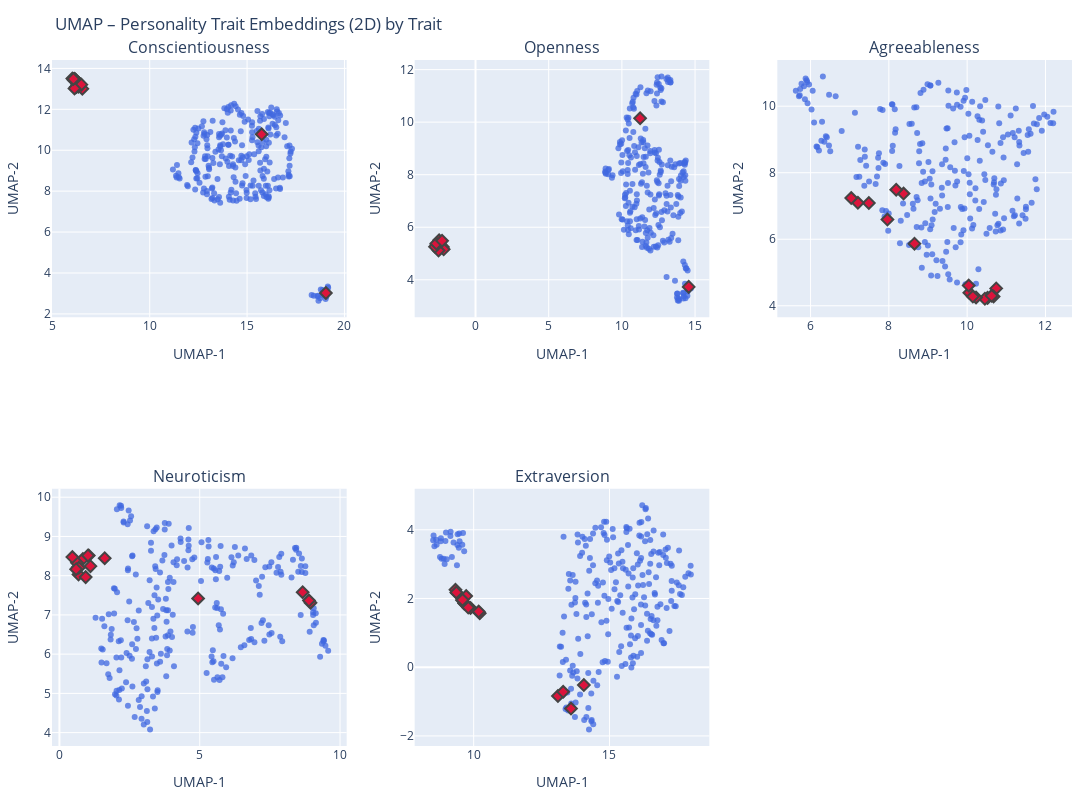

The code cell stored with this chart in its notebook:
### Code cell
# UMAP 2D for each personality trait embedding across users
# Assumes:
# - `population.get_users_with_embeddings()` returns iterable of user objects
# - Each user may have trait embeddings like `conscientiousness_embedding` (1D vector)
# - Optional boolean flag `user.special` to highlight certain users

from umap import UMAP
from sklearn.preprocessing import StandardScaler
import numpy as np
import plotly.graph_objects as go
from plotly.subplots import make_subplots

traits = [
    "conscientiousness",
    "openness",
    "agreeableness",
    "neuroticism",
    "extraversion",
]

def collect_trait_data(trait: str):
    attr = f"{trait}_embedding"
    rows = [
        (u.name, bool(getattr(u, "special", False)), getattr(u, attr))
        for u in population.get_users_with_embeddings()
        if getattr(u, attr, None) is not None
    ]
    if not rows:
        return [], [], None
    names, specials, embs = zip(*rows)
    X = np.vstack(embs)
    return list(names), np.array(specials, dtype=bool), X

def umap_2d(X: np.ndarray, metric: str = "manhattan", n_neighbors: int = 10, min_dist: float = 0.15):
    Xs = StandardScaler().fit_transform(X)
    reducer = UMAP(
        n_components=2,
        n_neighbors=n_neighbors,
        min_dist=min_dist,
        metric=metric,
        random_state=42,
    )
    return reducer.fit_transform(Xs)

# Build a subplot grid for all traits (2 rows x 3 cols)
rows, cols = 2, 3
fig = make_subplots(
    rows=rows, cols=cols,
    subplot_titles=[t.title() for t in traits] + ([""] * (rows*cols - len(traits)))
)

for idx, trait in enumerate(traits):
    r = idx // cols + 1
    c = idx % cols + 1

    names, specials, X = collect_trait_data(trait)
    if len(names) < 3:
        fig.add_annotation(
            text=f"Need ≥3 users for {trait.title()}, got {len(names)}",
            row=r, col=c, showarrow=False
        )
        continue

    X2 = umap_2d(X, metric="manhattan", n_neighbors=10, min_dist=0.15)

    reg_idx = np.where(~specials)[0]
    spc_idx = np.where(specials)[0]

    if len(reg_idx):
        fig.add_trace(
            go.Scatter(
                x=X2[reg_idx, 0], y=X2[reg_idx, 1],
                mode="markers",
                marker=dict(size=6, opacity=0.75, color="royalblue"),
                name=f"{trait}-users",
                hovertext=[names[i] for i in reg_idx],
                hovertemplate="<b>%{hovertext}</b><extra></extra>"
            ),
            row=r, col=c
        )

    if len(spc_idx):
        fig.add_trace(
            go.Scatter(
                x=X2[spc_idx, 0], y=X2[spc_idx, 1],
                mode="markers",
                marker=dict(size=9, symbol="diamond", color="crimson", line=dict(width=2)),
                name=f"{trait}-special",
                hovertext=[names[i] for i in spc_idx],
                hovertemplate="<b>%{hovertext}</b><extra></extra>"
            ),
            row=r, col=c
        )

    fig.update_xaxes(title_text="UMAP-1", row=r, col=c)
    fig.update_yaxes(title_text="UMAP-2", row=r, col=c)

fig.update_layout(
    title="UMAP – Personality Trait Embeddings (2D) by Trait",
    width=1200, height=800,
    showlegend=False,
    hovermode="closest",
    margin=dict(l=40, r=20, t=60, b=40)
)

fig.show()

### Figure 1 — Plotly figure (JSON) as saved in the notebook; plotly's stock layout.template omitted (floating-point values rounded to 4 significant figures; data arrays with more than 128 entries replaced by an {"elided": "..."} marker saying what was removed)
{"data": [{"hovertemplate": "<b>%{hovertext}</b><extra></extra>", "hovertext": {"elided": "239 str values"}, "marker": {"color": "royalblue", "opacity": 0.75, "size": 6}, "mode": "markers", "name": "conscientiousness-users", "type": "scatter", "x": {"elided": "239 float values"}, "xaxis": "x", "y": {"elided": "239 float values"}, "yaxis": "y"}, {"hovertemplate": "<b>%{hovertext}</b><extra></extra>", "hovertext": ["Yahya Rahhawi", "Nikola Tesla", "Ada Lovelace", "Alan Turing", "Aristotle", "Nelson Mandela", "Mahatma Gandhi", "Cleopatra", "Steve Jobs", "Elon Musk", "Sherlock Holmes", "Tony Stark", "Walter White", "Leonardo da Vinci", "Greta Thunberg", "Sofiia "], "marker": {"color": "crimson", "line": {"width": 2}, "size": 9, "symbol": "diamond"}, "mode": "markers", "name": "conscientiousness-special", "type": "scatter", "x": [15.75, 6.235, 6.205, 6.287, 6.336, 6.103, 6.028, 6.54, 6.2, 6.147, 6.35, 6.35, 6.491, 6.138, 6.083, 19.05], "xaxis": "x", "y": [10.78, 13.09, 13.1, 13.22, 13.1, 13.42, 13.51, 13.0, 13.44, 13.49, 13.3, 13.18, 13.21, 13.02, 13.49, 3.022], "yaxis": "y"}, {"hovertemplate": "<b>%{hovertext}</b><extra></extra>", "hovertext": {"elided": "239 str values"}, "marker": {"color": "royalblue", "opacity": 0.75, "size": 6}, "mode": "markers", "name": "openness-users", "type": "scatter", "x": {"elided": "239 float values"}, "xaxis": "x2", "y": {"elided": "239 float values"}, "yaxis": "y2"}, {"hovertemplate": "<b>%{hovertext}</b><extra></extra>", "hovertext": ["Yahya Rahhawi", "Nikola Tesla", "Ada Lovelace", "Alan Turing", "Aristotle", "Nelson Mandela", "Mahatma Gandhi", "Cleopatra", "Steve Jobs", "Elon Musk", "Sherlock Holmes", "Tony Stark", "Walter White", "Leonardo da Vinci", "Greta Thunberg", "Sofiia "], "marker": {"color": "crimson", "line": {"width": 2}, "size": 9, "symbol": "diamond"}, "mode": "markers", "name": "openness-special", "type": "scatter", "x": [14.57, -2.518, -2.415, -2.617, -2.463, -2.288, -2.435, -2.232, -2.175, -2.488, -2.527, -2.655, -2.767, -2.675, -2.286, 11.25], "xaxis": "x2", "y": [3.73, 5.285, 5.345, 5.255, 5.237, 5.254, 5.422, 5.249, 5.158, 5.502, 5.114, 5.339, 5.258, 5.379, 5.488, 10.14], "yaxis": "y2"}, {"hovertemplate": "<b>%{hovertext}</b><extra></extra>", "hovertext": {"elided": "239 str values"}, "marker": {"color": "royalblue", "opacity": 0.75, "size": 6}, "mode": "markers", "name": "agreeableness-users", "type": "scatter", "x": {"elided": "239 float values"}, "xaxis": "x3", "y": {"elided": "239 float values"}, "yaxis": "y3"}, {"hovertemplate": "<b>%{hovertext}</b><extra></extra>", "hovertext": ["Yahya Rahhawi", "Nikola Tesla", "Ada Lovelace", "Alan Turing", "Aristotle", "Nelson Mandela", "Mahatma Gandhi", "Cleopatra", "Steve Jobs", "Elon Musk", "Sherlock Holmes", "Tony Stark", "Walter White", "Leonardo da Vinci", "Greta Thunberg", "Sofiia "], "marker": {"color": "crimson", "line": {"width": 2}, "size": 9, "symbol": "diamond"}, "mode": "markers", "name": "agreeableness-special", "type": "scatter", "x": [8.655, 10.52, 8.376, 10.74, 7.489, 7.209, 7.04, 10.45, 10.06, 10.23, 10.67, 10.63, 10.15, 8.188, 7.964, 10.04], "xaxis": "x3", "y": [5.867, 4.237, 7.375, 4.522, 7.089, 7.095, 7.239, 4.211, 4.39, 4.25, 4.277, 4.298, 4.277, 7.49, 6.593, 4.609], "yaxis": "y3"}, {"hovertemplate": "<b>%{hovertext}</b><extra></extra>", "hovertext": {"elided": "239 str values"}, "marker": {"color": "royalblue", "opacity": 0.75, "size": 6}, "mode": "markers", "name": "neuroticism-users", "type": "scatter", "x": {"elided": "239 float values"}, "xaxis": "x4", "y": {"elided": "239 float values"}, "yaxis": "y4"}, {"hovertemplate": "<b>%{hovertext}</b><extra></extra>", "hovertext": ["Yahya Rahhawi", "Nikola Tesla", "Ada Lovelace", "Alan Turing", "Aristotle", "Nelson Mandela", "Mahatma Gandhi", "Cleopatra", "Steve Jobs", "Elon Musk", "Sherlock Holmes", "Tony Stark", "Walter White", "Leonardo da Vinci", "Greta Thunberg", "Sofiia "], "marker": {"color": "crimson", "line": {"width": 2}, "size": 9, "symbol": "diamond"}, "mode": "markers", "name": "neuroticism-special", "type": "scatter", "x": [4.942, 0.8363, 1.045, 1.106, 1.614, 8.947, 8.893, 0.6801, 0.6542, 0.6253, 0.9351, 0.6924, 0.5949, 1.018, 0.4609, 8.668], "xaxis": "x4", "y": [7.419, 8.424, 8.513, 8.243, 8.446, 7.312, 7.367, 8.03, 8.215, 8.331, 7.964, 8.201, 8.165, 8.515, 8.474, 7.58], "yaxis": "y4"}, {"hovertemplate": "<b>%{hovertext}</b><extra></extra>", "hovertext": {"elided": "239 str values"}, "marker": {"color": "royalblue", "opacity": 0.75, "size": 6}, "mode": "markers", "name": "extraversion-users", "type": "scatter", "x": {"elided": "239 float values"}, "xaxis": "x5", "y": {"elided": "239 float values"}, "yaxis": "y5"}, {"hovertemplate": "<b>%{hovertext}</b><extra></extra>", "hovertext": ["Yahya Rahhawi", "Nikola Tesla", "Ada Lovelace", "Alan Turing", "Aristotle", "Nelson Mandela", "Mahatma Gandhi", "Cleopatra", "Steve Jobs", "Elon Musk", "Sherlock Holmes", "Tony Stark", "Walter White", "Leonardo da Vinci", "Greta Thunberg", "Sofiia "], "marker": {"color": "crimson", "line": {"width": 2}, "size": 9, "symbol": "diamond"}, "mode": "markers", "name": "extraversion-special", "type": "scatter", "x": [14.06, 13.1, 10.22, 13.29, 9.572, 9.39, 9.724, 9.33, 9.656, 9.65, 9.884, 9.361, 9.799, 10.18, 9.589, 13.58], "xaxis": "x5", "y": [-0.5214, -0.839, 1.57, -0.7157, 1.948, 2.152, 2.069, 2.251, 1.862, 1.857, 1.723, 2.175, 1.737, 1.619, 1.96, -1.204], "yaxis": "y5"}], "layout": {"annotations": [{"font": {"size": 16}, "showarrow": false, "text": "Conscientiousness", "x": 0.1444, "xanchor": "center", "xref": "paper", "y": 1, "yanchor": "bottom", "yref": "paper"}, {"font": {"size": 16}, "showarrow": false, "text": "Openness", "x": 0.5, "xanchor": "center", "xref": "paper", "y": 1, "yanchor": "bottom", "yref": "paper"}, {"font": {"size": 16}, "showarrow": false, "text": "Agreeableness", "x": 0.8556, "xanchor": "center", "xref": "paper", "y": 1, "yanchor": "bottom", "yref": "paper"}, {"font": {"size": 16}, "showarrow": false, "text": "Neuroticism", "x": 0.1444, "xanchor": "center", "xref": "paper", "y": 0.375, "yanchor": "bottom", "yref": "paper"}, {"font": {"size": 16}, "showarrow": false, "text": "Extraversion", "x": 0.5, "xanchor": "center", "xref": "paper", "y": 0.375, "yanchor": "bottom", "yref": "paper"}], "height": 800, "hovermode": "closest", "margin": {"b": 40, "l": 40, "r": 20, "t": 60}, "showlegend": false, "title": {"text": "UMAP – Personality Trait Embeddings (2D) by Trait"}, "width": 1200, "xaxis": {"anchor": "y", "domain": [0, 0.2889], "title": {"text": "UMAP-1"}}, "xaxis2": {"anchor": "y2", "domain": [0.3556, 0.6444], "title": {"text": "UMAP-1"}}, "xaxis3": {"anchor": "y3", "domain": [0.7111, 1], "title": {"text": "UMAP-1"}}, "xaxis4": {"anchor": "y4", "domain": [0, 0.2889], "title": {"text": "UMAP-1"}}, "xaxis5": {"anchor": "y5", "domain": [0.3556, 0.6444], "title": {"text": "UMAP-1"}}, "xaxis6": {"anchor": "y6", "domain": [0.7111, 1]}, "yaxis": {"anchor": "x", "domain": [0.625, 1], "title": {"text": "UMAP-2"}}, "yaxis2": {"anchor": "x2", "domain": [0.625, 1], "title": {"text": "UMAP-2"}}, "yaxis3": {"anchor": "x3", "domain": [0.625, 1], "title": {"text": "UMAP-2"}}, "yaxis4": {"anchor": "x4", "domain": [0, 0.375], "title": {"text": "UMAP-2"}}, "yaxis5": {"anchor": "x5", "domain": [0, 0.375], "title": {"text": "UMAP-2"}}, "yaxis6": {"anchor": "x6", "domain": [0, 0.375]}}}
